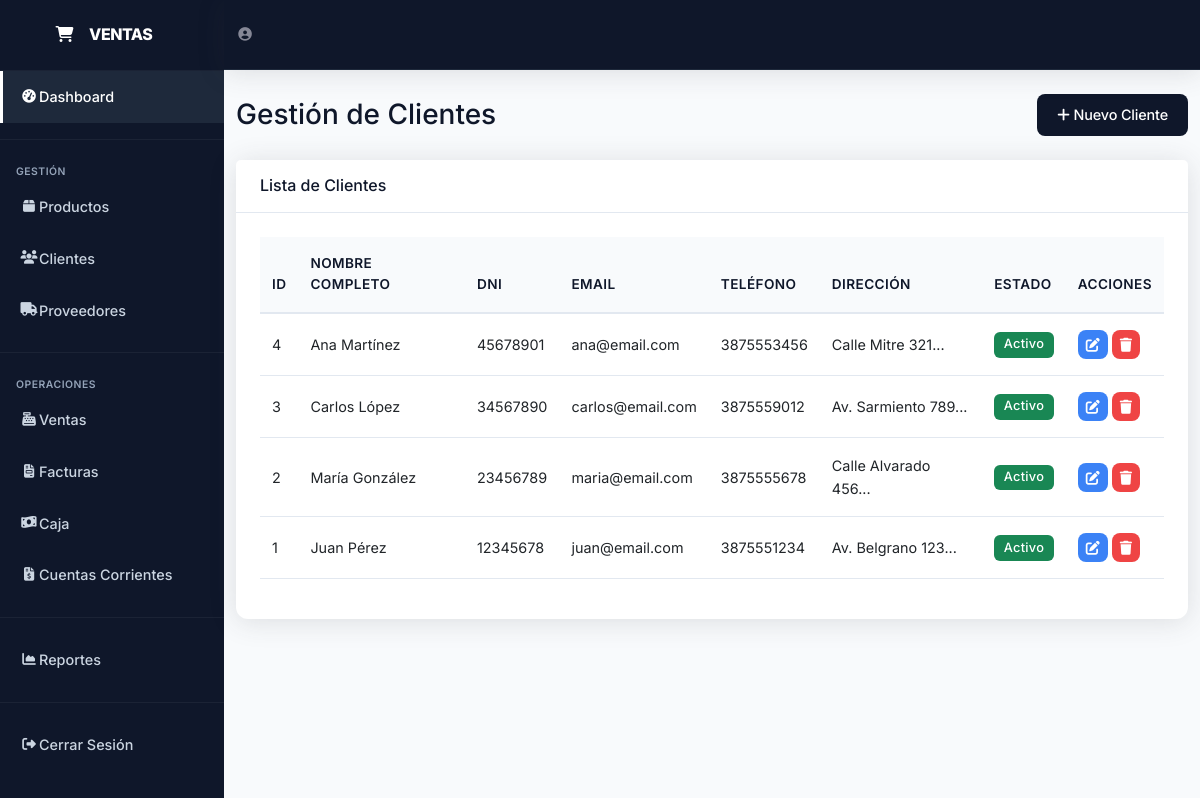
Page /clientes.php (signed in) on the earlier database version.
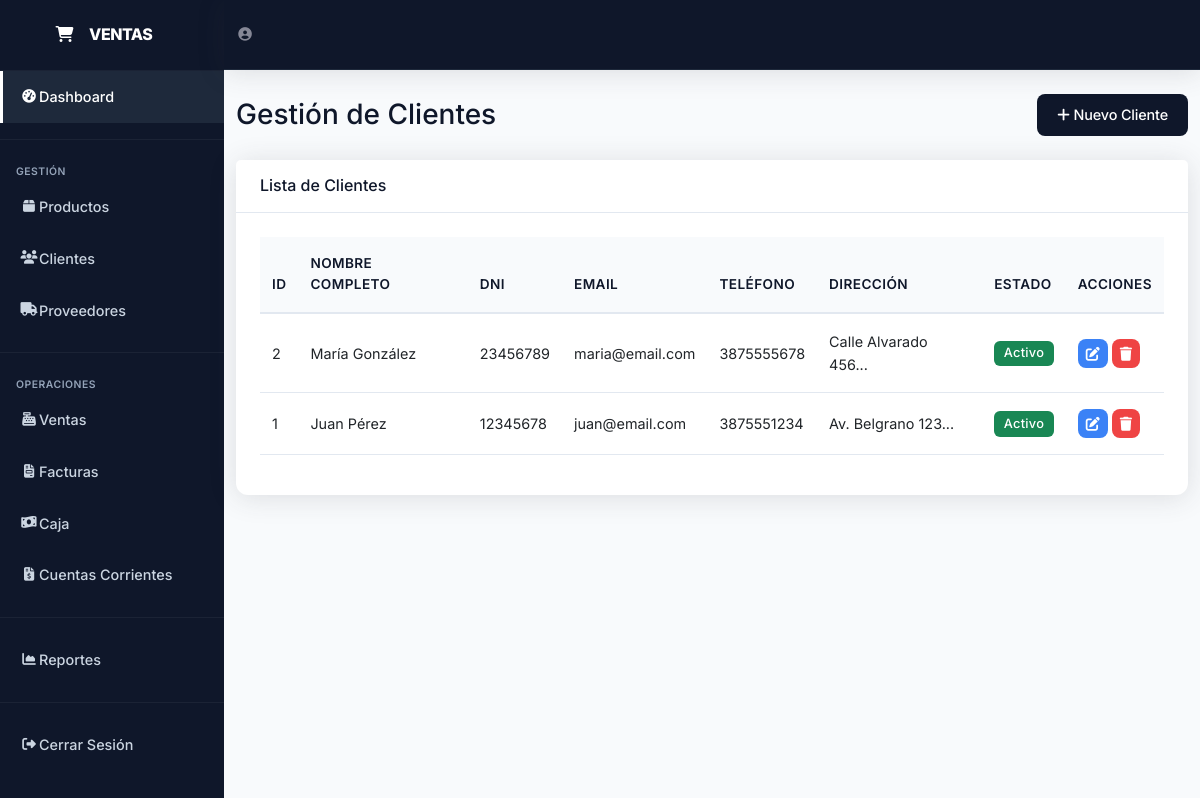
Same page on the later database version.
### tables this page shows
CREATE TABLE `clientes` (
  `id` int(11) NOT NULL,
  `nombre` varchar(100) NOT NULL,
  `apellido` varchar(100) NOT NULL,
  `email` varchar(100) DEFAULT NULL,
  `telefono` varchar(20) DEFAULT NULL,
  `direccion` text DEFAULT NULL,
  `dni` varchar(20) DEFAULT NULL,
  `estado` tinyint(1) DEFAULT 1,
  `fecha_creacion` timestamp NOT NULL DEFAULT current_timestamp()
);

### clientes.php (the view, shortened to what this page needs)
<?php
require_once 'config.php';
$sql_clientes = "SELECT * FROM clientes WHERE estado=1 ORDER BY id DESC";
$result_clientes = $conn->query($sql_clientes);
?>
<!DOCTYPE html>
<html lang="es">
<head>
    <link href="https://cdnjs.cloudflare.com/ajax/libs/bootstrap/5.3.0/css/bootstrap.min.css" rel="stylesheet">
    <link href="https://cdnjs.cloudflare.com/ajax/libs/font-awesome/6.4.0/css/all.min.css" rel="stylesheet">
    <link rel="stylesheet" href="style-minimal.css">
</head>
<body>
    <div id="wrapper">
        <ul class="navbar-nav" id="sidebar-wrapper">
            <a class="sidebar-brand" href="index.php">
                <div class="sidebar-brand-icon"><i class="fas fa-shopping-cart"></i></div>
                <div class="sidebar-brand-text mx-3">VENTAS</div>
            </a>
            <hr class="sidebar-divider my-0" style="border-color: rgba(255,255,255,.2)">
            <li class="nav-item">
                <a class="nav-link active" href="index.php">
                    <i class="fas fa-fw fa-tachometer-alt"></i><span>Dashboard</span>
                </a>
            </li>
            <hr class="sidebar-divider" style="border-color: rgba(255,255,255,.2)">
            <div class="sidebar-heading" style="color: rgba(255,255,255,.5); padding: 0 1rem; font-size: 0.65rem; text-transform: uppercase; margin-top: 0.5rem;">Gestión</div>
            <li class="nav-item">
                <a class="nav-link" href="productos.php">
                    <i class="fas fa-fw fa-box"></i><span>Productos</span>
                </a>
            </li>
            <li class="nav-item">
                <a class="nav-link" href="clientes.php">
                    <i class="fas fa-fw fa-users"></i><span>Clientes</span>
                </a>
            </li>
            <li class="nav-item">
                <a class="nav-link" href="proveedores.php">
                    <i class="fas fa-fw fa-truck"></i><span>Proveedores</span>
                </a>
            </li>
            <hr class="sidebar-divider" style="border-color: rgba(255,255,255,.2)">
            <div class="sidebar-heading" style="color: rgba(255,255,255,.5); padding: 0 1rem; font-size: 0.65rem; text-transform: uppercase; margin-top: 0.5rem;">Operaciones</div>
            <li class="nav-item">
                <a class="nav-link" href="ventas.php">
                    <i class="fas fa-fw fa-cash-register"></i><span>Ventas</span>
                </a>
            </li>
            <li class="nav-item">
                <a class="nav-link" href="facturas.php">
                    <i class="fas fa-fw fa-file-invoice"></i><span>Facturas</span>
                </a>
            </li>
            <li class="nav-item">
                <a class="nav-link" href="caja.php">
                    <i class="fas fa-fw fa-money-bill-wave"></i><span>Caja</span>
                </a>
            </li>
            <li class="nav-item">
                <a class="nav-link" href="cuentas_corrientes.php">
                    <i class="fas fa-fw fa-file-invoice-dollar"></i><span>Cuentas Corrientes</span>
                </a>
            </li>
            <hr class="sidebar-divider" style="border-color: rgba(255,255,255,.2)">
            <li class="nav-item">
                <a class="nav-link" href="reportes.php">
                    <i class="fas fa-fw fa-chart-area"></i><span>Reportes</span>
                </a>
            </li>
            <hr class="sidebar-divider" style="border-color: rgba(255,255,255,.2)">
            <li class="nav-item">
                <a class="nav-link" href="cerrar_sesion.php">
                    <i class="fas fa-fw fa-sign-out-alt"></i><span>Cerrar Sesión</span>
                </a>
            </li>
        </ul>
        <div id="content-wrapper">
            <nav class="navbar navbar-expand topbar mb-4 static-top">
                <ul class="navbar-nav ml-auto">
                    <li class="nav-item">
                        <a class="nav-link" href="#">
                            <i class="fas fa-user-circle fa-2x" style="color: #858796;"></i>
                        </a>
                    </li>
                </ul>
            </nav>
            <div class="container-fluid">
                <div class="d-sm-flex align-items-center justify-content-between mb-4">
                    <h1 class="h3 mb-0 text-gray-800">Gestión de Clientes</h1>
                    <button class="btn btn-primary" data-bs-toggle="modal" data-bs-target="#modalCliente">
                        <i class="fas fa-plus"></i> Nuevo Cliente
                    </button>
                </div>
                <div class="card">
                    <div class="card-header py-3">
                        <h6 class="m-0 font-weight-bold" style="color: var(--primary);">Lista de Clientes</h6>
                    </div>
                    <div class="card-body">
                        <div class="table-responsive">
                            <table class="table table-hover">
                                <thead>
                                    <tr>
                                        <th>ID</th>
                                        <th>Nombre Completo</th>
                                        <th>DNI</th>
                                        <th>Email</th>
                                        <th>Teléfono</th>
                                        <th>Dirección</th>
                                        <th>Estado</th>
                                        <th>Acciones</th>
                                    </tr>
                                </thead>
                                <tbody>
                                    <?php while ($row = $result_clientes->fetch_assoc()): ?>
                                        <tr>
                                            <td><?php echo $row['id']; ?></td>
                                            <td><?php echo $row['nombre'] . ' ' . $row['apellido']; ?></td>
                                            <td><?php echo $row['dni']; ?></td>
                                            <td><?php echo $row['email']; ?></td>
                                            <td><?php echo $row['telefono']; ?></td>
                                            <td><?php echo substr($row['direccion'], 0, 30); ?>...</td>
                                            <td>
                                                <span class="badge <?php echo $row['estado'] ? 'bg-success' : 'bg-secondary'; ?>">
                                                    <?php echo $row['estado'] ? 'Activo' : 'Inactivo'; ?>
                                                </span>
                                            </td>
                                            <td>
                                                <button class="btn btn-info btn-sm" onclick="editarCliente(<?php echo htmlspecialchars(json_encode($row)); ?>)">
                                                    <i class="fas fa-edit"></i>
                                                </button>
                                                <button class="btn btn-danger btn-sm" onclick="eliminarCliente(<?php echo $row['id']; ?>)">
                                                    <i class="fas fa-trash"></i>
                                                </button>
                                            </td>
                                        </tr>
                                    <?php endwhile; ?>
                                </tbody>
                            </table>
                        </div>
                    </div>
                </div>
            </div>
        </div>
    </div>
</body>
</html>

### style-minimal.css (style rules this page uses)
:root { --primary-color: #0f172a; --primary-light: #1e293b; --primary-dark: #020617; --gray-50: #f8fafc; --gray-100: #f1f5f9; --gray-200: #e2e8f0; --gray-300: #cbd5e1; --gray-400: #94a3b8; --gray-500: #64748b; --gray-600: #475569; --gray-700: #334155; --gray-800: #1e293b; --gray-900: #0f172a; --success-color: #10b981; --warning-color: #f59e0b; --danger-color: #ef4444; --info-color: #3b82f6; --bg-primary: #ffffff; --bg-secondary: #f8fafc; --bg-dark: #0f172a; --text-primary: #0f172a; --text-secondary: #64748b; --text-light: #94a3b8; --text-white: #ffffff; --border-color: #e2e8f0; --border-radius: 8px; --border-radius-lg: 12px; --shadow-sm: 0 1px 2px 0 rgba(0, 0, 0, 0.05); --shadow-md: 0 4px 6px -1px rgba(0, 0, 0, 0.1); --shadow-lg: 0 10px 15px -3px rgba(0, 0, 0, 0.1); --spacing-xs: 0.25rem; --spacing-sm: 0.5rem; --spacing-md: 1rem; --spacing-lg: 1.5rem; --spacing-xl: 2rem; }
* { margin: 0; padding: 0; box-sizing: border-box; }
body { font-family: 'Inter', -apple-system, BlinkMacSystemFont, 'Segoe UI', sans-serif; font-size: 15px; line-height: 1.6; color: var(--text-primary); background-color: var(--bg-secondary); -webkit-font-smoothing: antialiased; -moz-osx-font-smoothing: grayscale; }
.navbar { background-color: var(--bg-dark) !important; box-shadow: var(--shadow-sm); border-bottom: 1px solid var(--gray-800); }
.nav-link { font-weight: 500; font-size: 0.9rem; transition: all 0.2s ease; }
.sidebar-brand { font-weight: 700; font-size: 1.2rem; letter-spacing: -0.03em; }
.sidebar-heading { font-size: 0.7rem; font-weight: 600; letter-spacing: 0.05em; text-transform: uppercase; color: var(--gray-400) !important; }
.nav-item .nav-link { color: var(--gray-300); border-left: 3px solid transparent; padding: 0.9rem 1rem; transition: all 0.2s ease; }
.nav-item .nav-link:hover, .nav-item .nav-link.active { background-color: var(--primary-light); color: var(--text-white); border-left-color: var(--text-white); }
.nav-item .nav-link i { width: 20px; text-align: center; }
.card { background-color: var(--bg-primary); border: 1px solid var(--border-color); border-radius: var(--border-radius-lg); box-shadow: var(--shadow-sm); transition: all 0.2s ease; }
.card-header { background-color: var(--bg-primary); border-bottom: 1px solid var(--border-color); font-weight: 600; color: var(--text-primary); padding: 1.25rem 1.5rem; }
.card-body { padding: 1.5rem; }
.btn { font-family: 'Inter', sans-serif; font-weight: 500; font-size: 0.9rem; padding: 0.65rem 1.25rem; border-radius: var(--border-radius); border: none; transition: all 0.2s ease; letter-spacing: -0.01em; }
.btn-primary { background-color: var(--primary-color); color: var(--text-white); }
.btn-danger { background-color: var(--danger-color); color: var(--text-white); }
.btn-info { background-color: var(--info-color); color: var(--text-white); }
.btn-sm { padding: 0.45rem 0.9rem; font-size: 0.85rem; }
.table { font-size: 0.9rem; }
.table thead th { background-color: var(--bg-secondary); color: var(--text-primary); font-weight: 600; font-size: 0.85rem; text-transform: uppercase; letter-spacing: 0.03em; border-bottom: 2px solid var(--border-color); padding: 1rem 0.75rem; }
.table tbody td { padding: 1rem 0.75rem; vertical-align: middle; border-bottom: 1px solid var(--border-color); }
.badge { font-weight: 500; font-size: 0.8rem; padding: 0.4rem 0.8rem; border-radius: 6px; letter-spacing: 0.02em; }

### clientes.php (style rules this page uses)
body { background-color: var(--bg-secondary); }
#wrapper { display: flex; }
#sidebar-wrapper { min-height: 100vh; width: 224px; background: var(--primary-color); }
.sidebar-brand { height: 4.375rem; text-decoration: none; font-size: 1rem; font-weight: 800; padding: 1.5rem 1rem; text-align: center; color: #fff; display: flex; align-items: center; justify-content: center; }
.nav-link { display: flex; align-items: center; padding: 1rem; color: rgba(255, 255, 255, .8); text-decoration: none; transition: all 0.3s; }
.nav-link:hover, .nav-link.active { color: #fff; background-color: rgba(255, 255, 255, .1); }
.nav-link i { width: 2rem; font-size: 0.85rem; }
#content-wrapper { flex: 1; display: flex; flex-direction: column; }
.topbar { height: 4.375rem; background-color: #fff; box-shadow: 0 0.15rem 1.75rem 0 rgba(58, 59, 69, 0.15); }
.card { border: none; box-shadow: 0 0.15rem 1.75rem 0 rgba(58, 59, 69, 0.15); margin-bottom: 1.5rem; }
.table-responsive { max-height: 600px; overflow-y: auto; }
.btn-sm { padding: 0.25rem 0.5rem; font-size: 0.875rem; }
.badge { padding: 0.5em 0.75em; }

Differences in the rows shown:
removed clientes: id "4", nombre "Ana", apellido "Martínez", dni "45678901", email "ana@email.com", telefono "3875553456", direccion "Calle Mitre 321", estado "Activo"
removed clientes: id "3", nombre "Carlos", apellido "López", dni "34567890", email "carlos@email.com", telefono "3875559012", direccion "Av. Sarmiento 789", estado "Activo"
